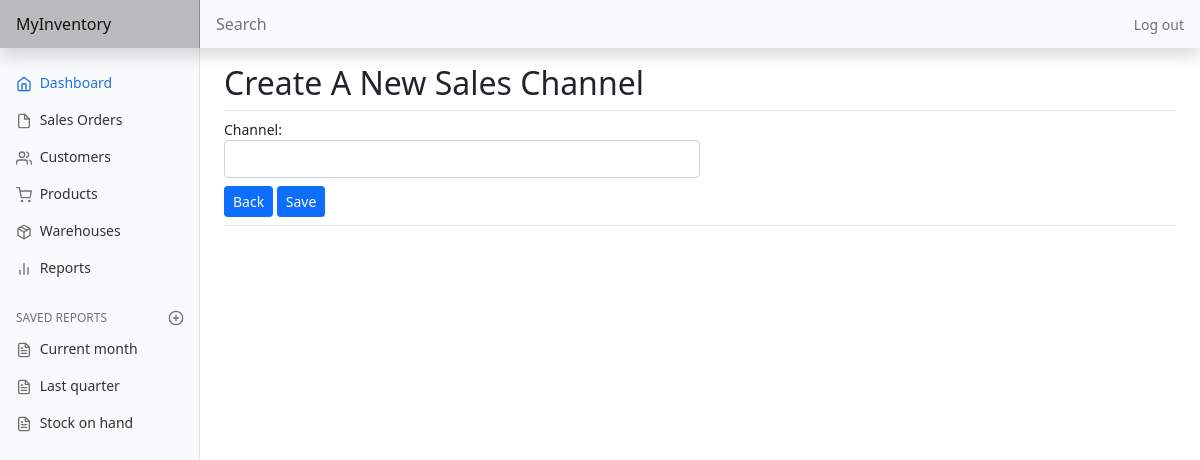
The app's page /channel/new (signed in), older data.
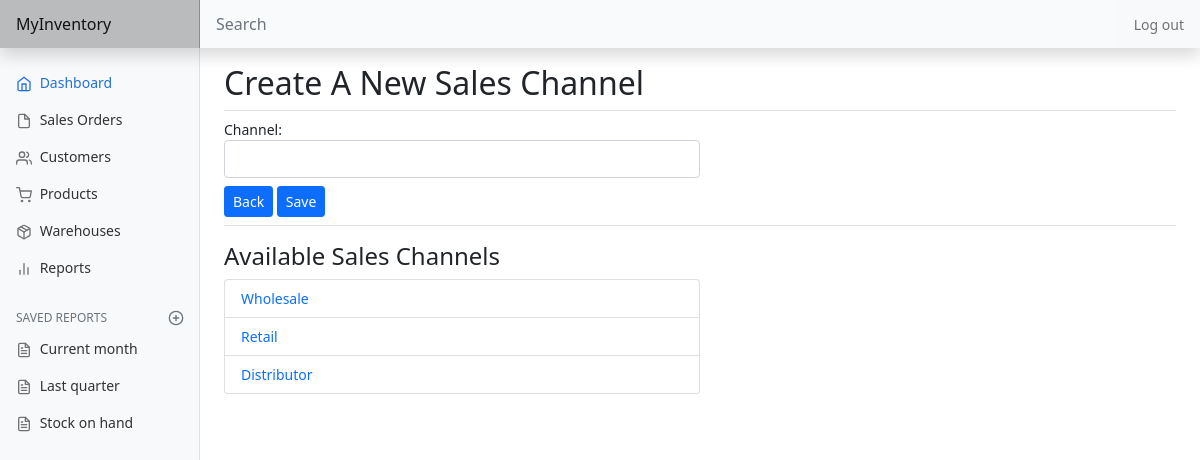
The same page, newer data.
### inventory/models.py (models this page shows)
class SalesChannel(models.Model):
    user = models.ForeignKey(
        User, on_delete=models.CASCADE, related_name="sales_channels")
    channel = models.CharField(max_length=64)
    def __str__(self):
        return f"{ self.channel }"

### inventory/views.py (the view)
# urls.py: path('channel/new', views.create_sales_channel, name="create_sales_channel"),
@login_required
def create_sales_channel(request):
    if not request.user.is_authenticated:
        return JsonResponse(status=404)
    if request.method == "POST":
        channel = SalesChannel(user=request.user)
        channel_form = SalesChannelForm(
            request.POST or None, instance=channel)
        if channel_form.is_valid:
            channel_form.save()
        return HttpResponseRedirect(reverse("order"))
    else:
        return render(request, "inventory/channel_form.html", {
            "form": SalesChannelForm(),
            'channels': SalesChannel.objects.filter(user=request.user)
        })

### inventory/models.py
class SalesChannelForm(ModelForm):
    class Meta:
        model = SalesChannel
        fields = ['channel']
        widgets = {
            'channel': forms.TextInput(attrs={'class': 'form-control', 'autofocus': True}),
        }

### inventory/templates/inventory/channel_form.html (shortened to what this page needs)
{% extends 'inventory/layout.html' %}
{% block body %}
    {% if edit %}
        <h2>Edit Sales Channel</h2>
    {% else %}
        <h2>Create A New Sales Channel</h2>
    {% endif %}
    <form method="post" class="border-top pt-2">
        <div class="col-12 col-lg-6 col-md-9 col-sm-10">
            {{ form }}
        </div>
        <div class="pt-2 pb-2 mb-3 border-bottom">
            <a class="btn btn-primary btn-sm" href="{% url 'order' %}">{% if edit %}Cancel{% else %}Back{% endif %}</a>
            <input class="btn btn-primary btn-sm" type="submit" value="Save">
        </div>
    </form>
    {% if not edit %}
        <div class="col-12 col-lg-6 col-md-9 col-sm-10">
            {% if channels %}
                <h4>Available Sales Channels</h4>
                <ul class="list-group">
                    {% for channel in channels %}
                        <li class="list-group-item"><a class="edit-link" href="{% url 'edit_sales_channel' channel.id %}">{{ channel }}</a></li>
                    {% endfor %}
                </ul>
            {% endif %}
        </div>
    {% endif %}
{% endblock %}

Row changes from the older to the newer data that the page shows:
added SalesChannel: channel "Wholesale"
added SalesChannel: channel "Retail"
added SalesChannel: channel "Distributor"
Text that changed along with them:
text now shown: "Available Sales Channels"
